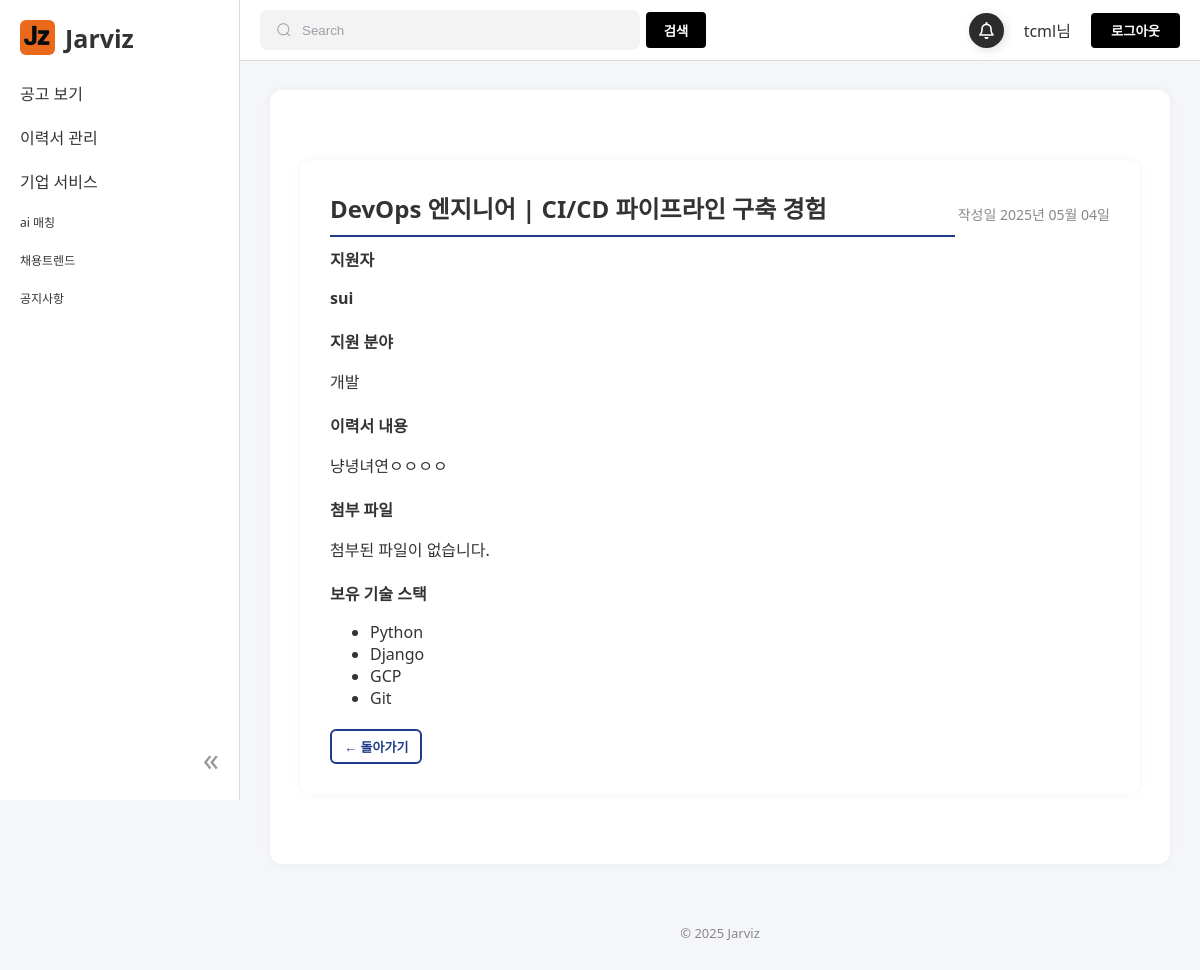
Page /resume/2/view/ (signed in) on the committed database.
### accounts/models.py (models this page shows, shortened)
class UserAccount(AbstractBaseUser, PermissionsMixin):
    username = models.CharField(max_length=30, unique=True)
    email = models.EmailField()
    full_name = models.CharField(max_length=100, blank=True, null=True)
    is_company = models.BooleanField(default=False)
    company_name = models.CharField(max_length=100, blank=True, null=True)
    contact_person = models.CharField(max_length=50, blank=True, null=True)
    phone_number = models.CharField(max_length=20, blank=True, null=True)
    company_website = models.URLField(blank=True, null=True)
    is_active = models.BooleanField(default=True)
    is_staff = models.BooleanField(default=False)
    groups = models.ManyToManyField(
        Group,
        related_name='useraccount_groups',
        blank=True
    )
    user_permissions = models.ManyToManyField(
        Permission,
        related_name='useraccount_permissions',
        blank=True
    )
    objects = UserAccountManager()
    USERNAME_FIELD = 'username'
    REQUIRED_FIELDS = ['email']

### workhub/models.py (models this page shows, shortened)
class Resume(models.Model):
    user = models.ForeignKey(User, on_delete=models.CASCADE)
    title = models.CharField(max_length=200)
    content = models.TextField()
    uploaded_file = models.FileField(upload_to='resumes/%Y/%m/%d/', blank=True, null=True)
    category = models.CharField(max_length=20, choices=CATEGORY_CHOICES)
    tech_stack = models.ManyToManyField(TechStack, blank=True)
    created_at = models.DateTimeField(auto_now_add=True)

class TechStack(models.Model):
    name = models.CharField(max_length=50)

### workhub/views.py (the view)
# urls.py: path('resume/<int:pk>/view/', CompanyViewResumeDetailView.as_view(), name='company_view_resume'),
class CompanyViewResumeDetailView(LoginRequiredMixin, UserPassesTestMixin, DetailView):
    model = Resume
    template_name = 'company/view_resume_detail.html'
    context_object_name = 'resume'
    def test_func(self):
        return self.request.user.is_authenticated and self.request.user.is_company
    def get_context_data(self, **kwargs):
        context = super().get_context_data(**kwargs)
        resume = self.get_object()
        applications = resume.applications.filter(job__employer=self.request.user)
        context['applications'] = applications  # 여기에 여러 JobPost가 연결됨
        return context

### workhub/context_processors.py (called while the page is built)
def latest_job_post(request):
    if request.user.is_authenticated and request.user.is_company:
        latest_job = JobPost.objects.filter(employer=request.user).order_by('-created_at').first()
        return {'latest_job': latest_job}
    return {}

### templates/company/view_resume_detail.html (shortened to what this page needs)
{% extends "base.html" %}
{% load static %}
{% block content %}
<link rel="stylesheet" href="{% static 'css/job.css' %}">
<div class="job-container">
  <div class="job-title-row">
    <h2 class="job-title">{{ resume.title }}</h2>
    <div class="job-stats">
      <span class="job-views">작성일 {{ resume.created_at|date:"Y년 m월 d일" }}</span>
    </div>
  </div>
  <div class="job-group">
    <label>지원자</label>
    <p><strong>{{ resume.user.username }}</strong></p>
  </div>
  <div class="job-group">
    <label>지원 분야</label>
    <p>{{ resume.get_category_display }}</p>
  </div>
  <div class="job-group">
    <label>이력서 내용</label>
    <p>{{ resume.content|linebreaks }}</p>
  </div>
  <div class="job-group">
    <label>첨부 파일</label>
    {% if resume.uploaded_file %}
      <a href="{{ resume.uploaded_file.url }}" target="_blank" class="job-detail-btn outline">다운로드</a>
    {% else %}
      <p>첨부된 파일이 없습니다.</p>
    {% endif %}
  </div>
  <div class="job-group">
    <label>보유 기술 스택</label>
    <ul class="job-tech-list">
      {% for tech in resume.tech_stack.all %}
        <li>{{ tech.name }}</li>
      {% empty %}
        <li>선택된 기술 없음</li>
      {% endfor %}
    </ul>
  </div>
  <div class="job-actions">
    <button class="job-detail-btn outline" onclick="history.back()">← 돌아가기</button>
  </div>
</div>
{% endblock %}

### templates/base.html (shortened to what this page needs)
{% load static %}
<!DOCTYPE html>
<html lang="ko">
<head>
  <link rel="stylesheet" href="{% static 'css/base.css' %}">
</head>
<body class="{% if user.is_authenticated and user.is_staff %}is-employer{% endif %}">
  <div class="sidebar">
    <div class="sidebar-header">
      <div class="sidebar-logo-container">
        <a href="/" class="sidebar-logo">
          <img src="{% static 'images/JZ.png' %}" alt="홈">
          <h2>Jarviz</h2>
        </a>
      </div>
    </div>
    <nav>
      <ul>
        <li class="dropdown">
          <div class="dropdown-toggle">공고 보기</div>
        </li>
        <li class="dropdown">
          <div class="dropdown-toggle">이력서 관리</div>
        </li>
        <li class="dropdown">
          <div class="dropdown-toggle">기업 서비스</div>
        </li>
        <li class="single-item">ai 매칭</li>
        <li class="single-item">채용트렌드</li>
        <li class="single-item">공지사항</li>
      </ul>
    </nav>
    <div class="sidebar-footer">
      <span class="sidebar-toggle" id="sidebarToggle">«</span>
    </div>
  </div>
  <div class="gnb">
    <div class="search-group">
      <input class="input" type="search" placeholder="Search" />
      <button type="submit" class="search-btn">검색</button>
    </div>
    <div class="user-menu">
      <button class="bell-button">
      </button>
      {% if user.is_authenticated %}
        <span>{{ user.username }}님</span>
        <form method="post" action="{% url 'accounts:logout' %}" style="display:inline;">
          <button class="gnb-login-btn" onclick="location.href='{% url 'accounts:logout' %}'">로그아웃</button>
        </form>
      {% else %}
        <button type="button" class="gnb-login-btn" onclick="location.href='{% url 'accounts:login' %}'">로그인</button>
      {% endif %}
    </div>
  </div>
  <main class="main">
    <div class="container">
      {% block content %}{% endblock %}
    </div>
    <footer>
      <p>© 2025 Jarviz</p>
    </footer>
  </main>
</body>
</html>

### static/css/base.css (style rules this page uses)
body { margin: 0; font-family: 'Segoe UI', Tahoma, Geneva, Verdana, sans-serif; background-color: #f5f6fa; color: #333; }
.sidebar { position: fixed; top: 0; left: 0; width: 240px; height: 100vh; background-color: #ffffff; border-right: 1px solid #ddd; padding: 20px; box-sizing: border-box; transition: width 0.3s ease; z-index: 1001; }
.sidebar-logo-container { display: flex; align-items: center; justify-content: space-between; }
.sidebar-logo { display: flex; align-items: center; text-decoration: none; color: inherit; }
.sidebar-logo img { width: 35px; height: 35px; margin-right: 10px; border-radius: 6px; }
.sidebar h2 { font-size: 25px; margin: 0; }
.sidebar-toggle { font-size: 32px; cursor: pointer; color: #999; }
.sidebar ul { list-style: none; padding: 0; }
.sidebar li { padding: 10px 0; cursor: pointer; }
.sidebar li.single-item { font-size: 12px; }
.sidebar-footer { position: absolute; bottom: 20px; right: 20px; }
.gnb { position: fixed; top: 0; left: 240px; right: 0; height: 60px; background-color: #ffffff; border-bottom: 1px solid #ddd; display: flex; align-items: center; justify-content: space-between; padding: 0 20px; transition: left 0.3s ease; z-index: 1000; }
.search-group { display: flex; line-height: 28px; align-items: center; position: relative; max-width: 100%; gap: 6px; }
.input { width: 380px; height: 40px; line-height: 28px; padding: 0 1rem; padding-left: 2.5rem; border: 2px solid transparent; border-radius: 8px; outline: none; background-color: #f3f3f4; color: #0d0c22; transition: 0.3s ease; }
.input::placeholder { color: #9e9ea7; }
.icon { position: absolute; left: 1rem; fill: #9e9ea7; width: 1rem; height: 1rem; }
.search-btn { height: 36px; width: 60px; padding: 0 12px; background-color: black; color: #ffffff; font-weight: bold; border: none; border-radius: 4px; cursor: pointer; transition: background-color 0.3s ease, color 0.3s ease; }
.gnb .user-menu { display: flex; align-items: center; gap: 20px; }
.gnb-login-btn { padding: 8px 20px; background-color: black; color: #ffffff; font-weight: bold; border: none; border-radius: 4px; cursor: pointer; transition: background-color 0.3s ease, color 0.3s ease; }
.main { margin-left: 240px; margin-top: 60px; transition: margin-left 0.3s ease; padding: 30px; }
.container { max-width: 1200px; margin: 0 auto; background: #fff; padding: 30px; border-radius: 12px; box-shadow: 0 0 10px rgba(0,0,0,0.05); }
footer { text-align: center; color: #888; font-size: 13px; margin-top: 60px; }
.bell-button { width: 35px; height: 35px; position: relative; display: flex; align-items: center; justify-content: center; background-color: rgb(44, 44, 44); border-radius: 50%; cursor: pointer; transition-duration: .3s; box-shadow: 2px 2px 10px rgba(0, 0, 0, 0.13); border: none; overflow: visible; }
.bell { width: 17px ; height: 17px ; display: inline-block; }

### static/css/job.css (style rules this page uses)
.job-container { background: white; padding: 30px; border-radius: 12px; box-shadow: 0 0 10px rgba(0,0,0,0.05); max-width: 800px; margin: 40px auto; }
.job-title { font-size: 24px; margin-bottom: 20px; border-bottom: 2px solid #1F3C88; padding-bottom: 10px; }
.job-group { margin-bottom: 20px; }
.job-group label { display: block; font-weight: bold; margin-bottom: 6px; color: #333; }
.job-detail-btn { display: inline-block; padding: 6px 12px; background-color: #1F3C88; color: white; font-size: 13px; font-weight: bold; border: none; border-radius: 6px; cursor: pointer; text-decoration: none; transition: background-color 0.3s ease; }
.job-detail-btn.outline { background-color: white; color: #1F3C88; border: 2px solid #1F3C88; }
.job-title-row { display: flex; justify-content: space-between; align-items: center; flex-wrap: wrap; gap: 3px; margin-bottom: 10px; }
.job-title { flex-grow: 1; margin: 0; font-size: 24px; font-weight: bold; }
.job-stats { display: flex; align-items: center; gap: 10px; flex-shrink: 0; }
.job-views { font-size: 14px; color: #888; }

### rows in the picture
UserAccount: username "tcml"
Resume: title "DevOps 엔지니어 | CI/CD 파이프라인 구축 경험", created_at "2025년 05월 04일", user.username "sui", category "개발", content "냥녕녀연ㅇㅇㅇㅇ"
TechStack: name "Python"
TechStack: name "Django"
TechStack: name "GCP"
TechStack: name "Git"
